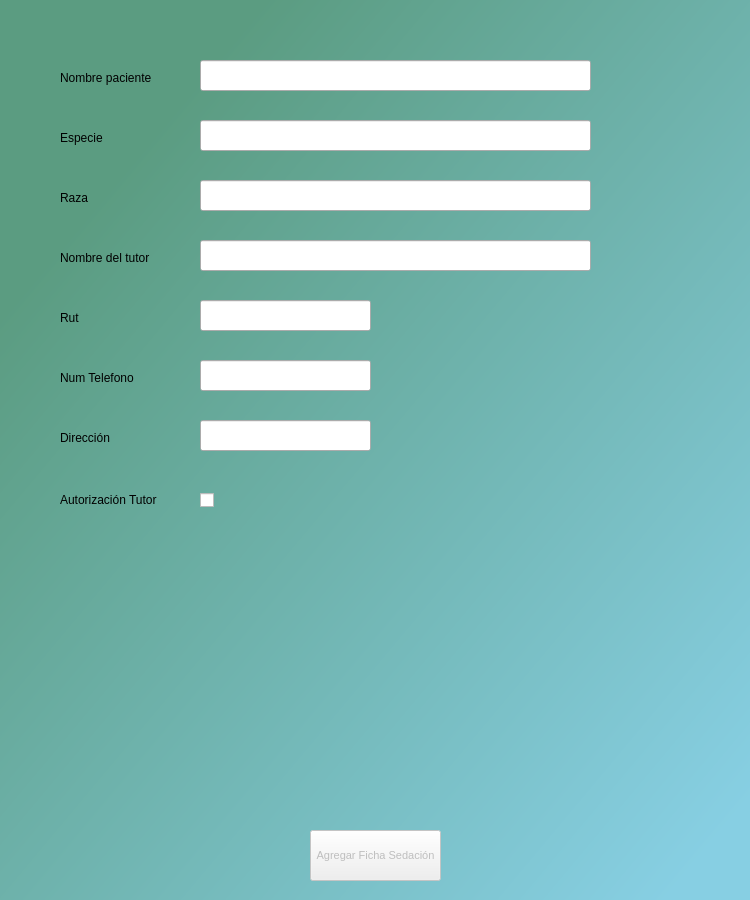
<?xml version="1.0" encoding="UTF-8"?>
<ui version="4.0">
 <class>MainWindow</class>
 <widget class="QMainWindow" name="MainWindow">
  <property name="geometry">
   <rect>
    <x>0</x>
    <y>0</y>
    <width>750</width>
    <height>900</height>
   </rect>
  </property>
  <property name="minimumSize">
   <size>
    <width>750</width>
    <height>900</height>
   </size>
  </property>
  <property name="maximumSize">
   <size>
    <width>750</width>
    <height>900</height>
   </size>
  </property>
  <property name="windowTitle">
   <string>MainWindow</string>
  </property>
  <property name="styleSheet">
   <string notr="true">QWidget#centralwidget{
background-color: qlineargradient(spread:pad, x1:0, y1:0, x2:1, y2:1, stop:0.176136 rgba(91, 156, 129, 255), stop:0.943182 rgba(135, 207, 227, 255));}</string>
  </property>
  <widget class="QWidget" name="centralwidget">
   <widget class="QLabel" name="label">
    <property name="geometry">
     <rect>
      <x>60</x>
      <y>60</y>
      <width>120</width>
      <height>35</height>
     </rect>
    </property>
    <property name="text">
     <string>Nombre paciente</string>
    </property>
   </widget>
   <widget class="QLabel" name="label_4">
    <property name="geometry">
     <rect>
      <x>60</x>
      <y>120</y>
      <width>120</width>
      <height>35</height>
     </rect>
    </property>
    <property name="text">
     <string>Especie</string>
    </property>
   </widget>
   <widget class="QLabel" name="label_7">
    <property name="geometry">
     <rect>
      <x>60</x>
      <y>180</y>
      <width>120</width>
      <height>35</height>
     </rect>
    </property>
    <property name="text">
     <string>Raza</string>
    </property>
   </widget>
   <widget class="QLabel" name="label_10">
    <property name="geometry">
     <rect>
      <x>60</x>
      <y>482</y>
      <width>120</width>
      <height>35</height>
     </rect>
    </property>
    <property name="text">
     <string>Autorización Tutor</string>
    </property>
   </widget>
   <widget class="QLineEdit" name="inputNombrePaciente">
    <property name="geometry">
     <rect>
      <x>200</x>
      <y>60</y>
      <width>391</width>
      <height>31</height>
     </rect>
    </property>
    <property name="font">
     <font>
      <pointsize>9</pointsize>
     </font>
    </property>
   </widget>
   <widget class="QLineEdit" name="inputRaza">
    <property name="geometry">
     <rect>
      <x>200</x>
      <y>180</y>
      <width>391</width>
      <height>31</height>
     </rect>
    </property>
    <property name="font">
     <font>
      <pointsize>9</pointsize>
     </font>
    </property>
   </widget>
   <widget class="QPushButton" name="botonAgregarFSedacion">
    <property name="enabled">
     <bool>false</bool>
    </property>
    <property name="geometry">
     <rect>
      <x>310</x>
      <y>830</y>
      <width>131</width>
      <height>51</height>
     </rect>
    </property>
    <property name="sizePolicy">
     <sizepolicy hsizetype="Preferred" vsizetype="Fixed">
      <horstretch>0</horstretch>
      <verstretch>0</verstretch>
     </sizepolicy>
    </property>
    <property name="baseSize">
     <size>
      <width>0</width>
      <height>0</height>
     </size>
    </property>
    <property name="font">
     <font>
      <pointsize>8</pointsize>
      <italic>false</italic>
      <underline>false</underline>
      <strikeout>false</strikeout>
      <stylestrategy>PreferDefault</stylestrategy>
     </font>
    </property>
    <property name="focusPolicy">
     <enum>Qt::StrongFocus</enum>
    </property>
    <property name="acceptDrops">
     <bool>false</bool>
    </property>
    <property name="toolTip">
     <string/>
    </property>
    <property name="text">
     <string>Agregar Ficha Sedación</string>
    </property>
    <property name="iconSize">
     <size>
      <width>16</width>
      <height>16</height>
     </size>
    </property>
   </widget>
   <widget class="QCheckBox" name="checkAuth">
    <property name="geometry">
     <rect>
      <x>200</x>
      <y>490</y>
      <width>75</width>
      <height>21</height>
     </rect>
    </property>
    <property name="text">
     <string/>
    </property>
   </widget>
   <widget class="QLineEdit" name="inputEspecie">
    <property name="geometry">
     <rect>
      <x>200</x>
      <y>120</y>
      <width>391</width>
      <height>31</height>
     </rect>
    </property>
    <property name="font">
     <font>
      <pointsize>9</pointsize>
     </font>
    </property>
   </widget>
   <widget class="QLabel" name="label_11">
    <property name="geometry">
     <rect>
      <x>60</x>
      <y>240</y>
      <width>120</width>
      <height>35</height>
     </rect>
    </property>
    <property name="text">
     <string>Nombre del tutor</string>
    </property>
   </widget>
   <widget class="QLineEdit" name="inputNomTutor">
    <property name="geometry">
     <rect>
      <x>200</x>
      <y>240</y>
      <width>391</width>
      <height>31</height>
     </rect>
    </property>
   </widget>
   <widget class="QLabel" name="label_12">
    <property name="geometry">
     <rect>
      <x>60</x>
      <y>300</y>
      <width>120</width>
      <height>35</height>
     </rect>
    </property>
    <property name="text">
     <string>Rut</string>
    </property>
   </widget>
   <widget class="QLineEdit" name="inputRut">
    <property name="geometry">
     <rect>
      <x>200</x>
      <y>300</y>
      <width>171</width>
      <height>31</height>
     </rect>
    </property>
   </widget>
   <widget class="QLabel" name="label_13">
    <property name="geometry">
     <rect>
      <x>60</x>
      <y>360</y>
      <width>120</width>
      <height>35</height>
     </rect>
    </property>
    <property name="text">
     <string>Num Telefono</string>
    </property>
   </widget>
   <widget class="QLineEdit" name="inputNumTelefono">
    <property name="geometry">
     <rect>
      <x>200</x>
      <y>360</y>
      <width>171</width>
      <height>31</height>
     </rect>
    </property>
   </widget>
   <widget class="QLabel" name="label_14">
    <property name="geometry">
     <rect>
      <x>60</x>
      <y>420</y>
      <width>120</width>
      <height>35</height>
     </rect>
    </property>
    <property name="text">
     <string>Dirección</string>
    </property>
   </widget>
   <widget class="QLineEdit" name="inputDireccion">
    <property name="geometry">
     <rect>
      <x>200</x>
      <y>420</y>
      <width>171</width>
      <height>31</height>
     </rect>
    </property>
   </widget>
   <widget class="QWidget" name="contenedorBotonSedacion" native="true">
    <property name="geometry">
     <rect>
      <x>310</x>
      <y>830</y>
      <width>131</width>
      <height>51</height>
     </rect>
    </property>
   </widget>
  </widget>
 </widget>
 <resources/>
 <connections/>
</ui>
